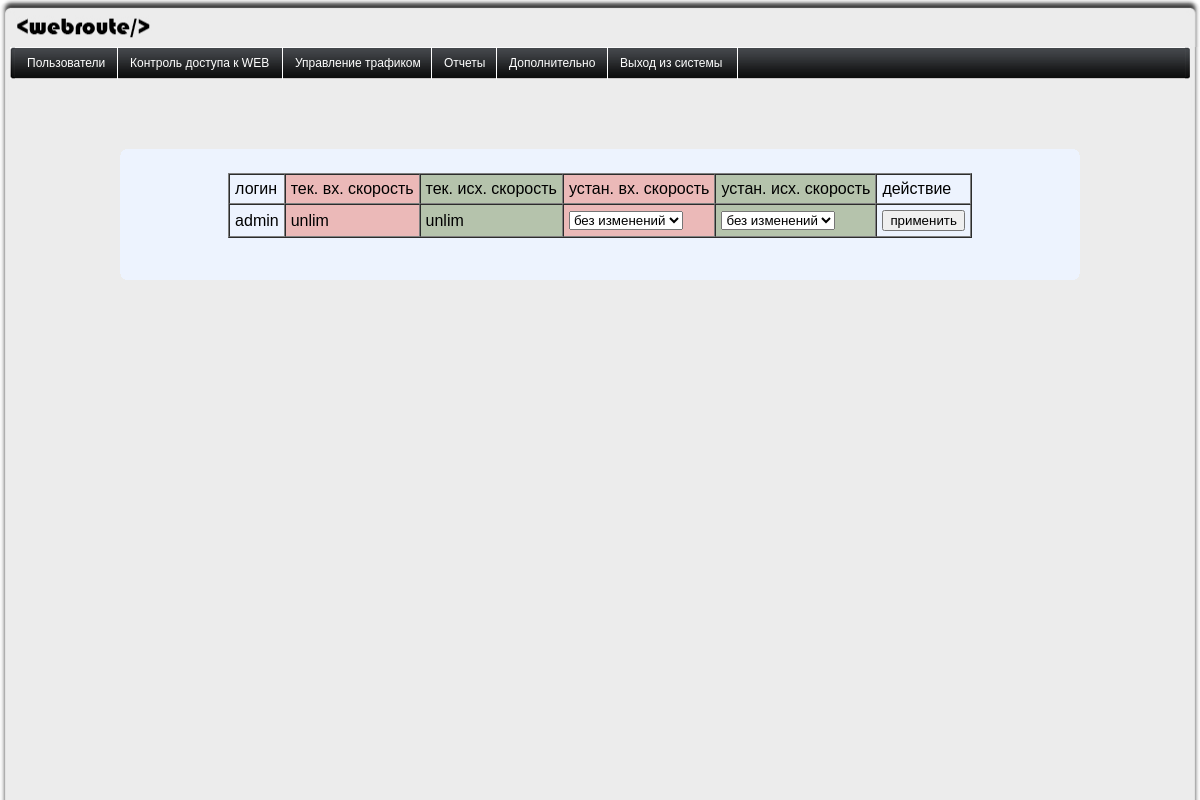
Screenshot of /web_route/admin/index.php?act=speed_limit (signed in) with the database file from the repository.
### tables this page shows
CREATE TABLE IF NOT EXISTS `users` (
  `id` int(30) NOT NULL AUTO_INCREMENT,
  `login` varchar(32) NOT NULL,
  `password` varchar(64) NOT NULL,
  `ip` int(15) NOT NULL,
  `role` varchar(10) NOT NULL,
  PRIMARY KEY (`id`)
);

CREATE TABLE IF NOT EXISTS `conn_speed` (
  `id` int(11) NOT NULL AUTO_INCREMENT,
  `login` varchar(30) NOT NULL,
  `ip` varchar(20) NOT NULL,
  `speed` int(11) NOT NULL DEFAULT '0',
  `w_speed` varchar(20) NOT NULL,
  `ospeed` int(11) NOT NULL,
  `ow_speed` varchar(20) NOT NULL,
  PRIMARY KEY (`id`)
);

### html/web_route/lib/speed_limit.php (the view, shortened to what this page needs)
<?php
if ($_SESSION['role'] == 'admin')
{
    $all_users = "SELECT `login` FROM `users` ORDER BY `login`";
    $all_users = mysql_query($all_users);
    echo "<br><table border = \"1\" cellspacing =\"0\" cellpadding=\"5\"><tr><td>логин</td><td bgcolor='#EBB9B8'>тек. вх. скорость</td><td bgcolor='#B5C3AC'>тек. исх. скорость</td><td bgcolor='#EBB9B8'>устан. вх. скорость</td><td bgcolor='#B5C3AC'>устан. исх. скорость</td> <td>действие</td></tr>";
    while($users = mysql_fetch_assoc($all_users))
    {
        echo "<form method=\"POST\">\n";
        $user = $users['login'];
        $sel_speed = "SELECT `w_speed`,`ow_speed` FROM `conn_speed` WHERE `login`='$user'";
        $sel_speed = mysql_fetch_assoc(mysql_query($sel_speed));
        $speed = $sel_speed['w_speed'];
        $ospeed = $sel_speed['ow_speed'];
        echo "<tr><td>$user</td><td bgcolor='#EBB9B8'>$speed</td><td bgcolor='#B5C3AC'>$ospeed</td><td bgcolor='#EBB9B8'>";
        echo "<select name=\"in_sp\" size=\"1\">\n";
        echo "<option selected value=\"-1\">без изменений</option>\n";
        echo "</select>";
        echo "</td><td bgcolor='#B5C3AC'>";
        echo "<select name=\"out_sp\" size=\"1\">\n";
        echo "<option selected value=\"-1\">без изменений</option>\n";
        echo "</select>";
        echo "</td><td><input type='hidden' value='$user' name='uname'><input type=\"submit\" name=\"submit_s\" value=\"применить\">\n</form>\n";
        echo "</td></tr>";
    }
echo "</table><br/><br/>";
}
 else
{
@header('Location: /web_route');
}
?>

### html/web_route/untitled.css (style rules this page uses)
.tmpl2 { font-family: Arial, Helvetica, sans-serif; font-size: 16px; font-style: normal; line-height: normal; font-weight: normal; background-color: #ECECEC; margin: 0px; padding: 0px; }

### rows the page displays
users: login "admin", conn_speed.w_speed "unlim", conn_speed.ow_speed "unlim"
